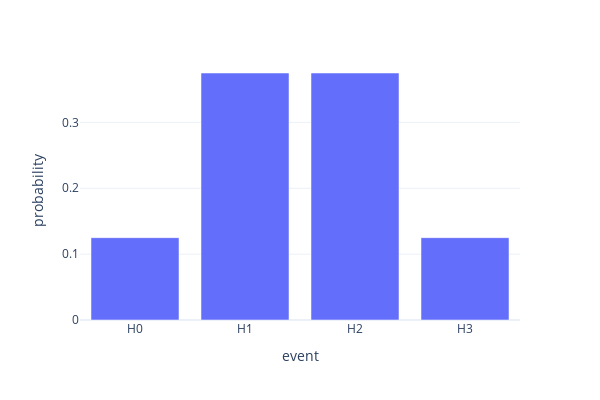

Notebook code for this chart:
### Markdown cell above
This can also be computed using a formula of binomial distribution (probability of getting k successes in n independent trials when the probability of success is p):

### Code cell
import math

def head_count_prob(p_head, n, head_count):
    return math.factorial(n) / (math.factorial(head_count) * math.factorial(n - head_count)) * (p_head**head_count) * ((1-p_head)**(n-head_count))

event_probabilities_from_formula = {
    f'H{head_count}': head_count_prob(p_head=0.5, n=3, head_count=head_count) for head_count in range(4)
}

print(event_probabilities_from_formula)
plot_event_probabilities(event_probabilities_from_formula, y_title='probability')

### Figure 1 — Plotly figure (JSON) as saved in the notebook; plotly's stock layout.template omitted (floating-point values rounded to 4 significant figures)
{"data": [{"hovertemplate": "x=%{x}<br>y=%{y}<extra></extra>", "legendgroup": "", "marker": {"color": "#636efa", "pattern": {"shape": ""}}, "name": "", "orientation": "v", "showlegend": false, "textposition": "auto", "type": "bar", "x": ["H0", "H1", "H2", "H3"], "xaxis": "x", "y": [0.125, 0.375, 0.375, 0.125], "yaxis": "y"}], "layout": {"barmode": "relative", "height": 400, "legend": {"tracegroupgap": 0}, "margin": {"t": 60}, "showlegend": false, "width": 600, "xaxis": {"anchor": "y", "domain": [0, 1], "title": {"text": "event"}}, "yaxis": {"anchor": "x", "domain": [0, 1], "title": {"text": "probability"}}}}
